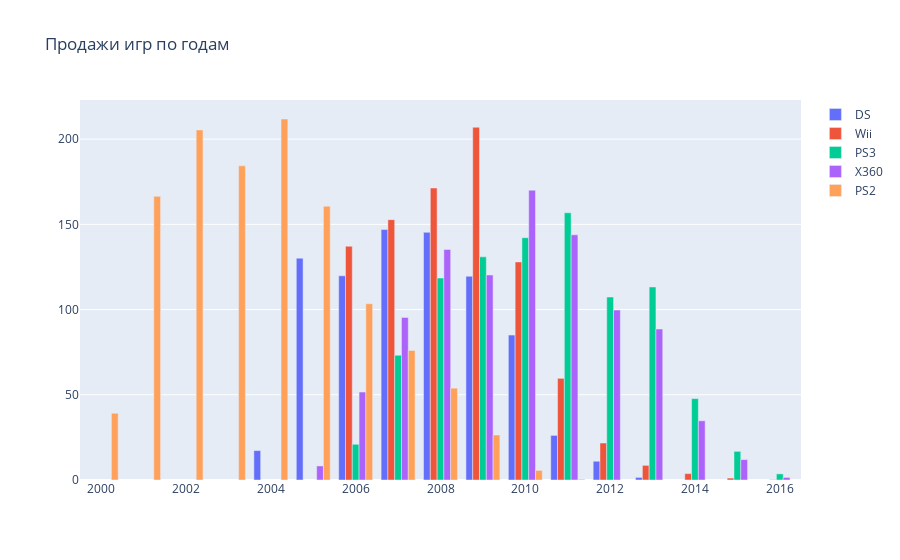

Notebook cell for this chart:
### Markdown cell above
# Как менялись продажи по платформам? Выберем платформы с наибольшими суммарными продажами и построим распределение по годам. Ответим на вопрос: за какой характерный срок появляются новые и исчезают старые платформы?

### Code cell
platforms_leaders = df_1994.groupby('platform')['total_sales'].sum().sort_values()[-5:].index.tolist() #топ5 платформ

data = []

for platform in platforms_leaders:
    data.append(
        go.Bar(x=df_1994[df_1994.platform==platform].groupby("year_of_release")['total_sales'].sum().index,
               y=df_1994[df_1994.platform==platform].groupby("year_of_release")['total_sales'].sum(),
               name=platform)
    )
layout = {'title': 'Продажи игр по годам'}
    
fig = go.Figure(data=data, layout=layout)
fig.show()

### Figure 1 — Plotly figure (JSON) as saved in the notebook; plotly's stock layout.template omitted (floating-point values rounded to 4 significant figures)
{"data": [{"name": "DS", "type": "bar", "x": [2004, 2005, 2006, 2007, 2008, 2009, 2010, 2011, 2012, 2013], "y": [17.27, 130.1, 119.8, 146.9, 145.3, 119.5, 85.02, 26.18, 11.01, 1.54]}, {"name": "Wii", "type": "bar", "x": [2006, 2007, 2008, 2009, 2010, 2011, 2012, 2013, 2014, 2015, 2016], "y": [137.1, 152.8, 171.3, 207.0, 128.0, 59.65, 21.71, 8.59, 3.75, 1.14, 0.18]}, {"name": "PS3", "type": "bar", "x": [2006, 2007, 2008, 2009, 2010, 2011, 2012, 2013, 2014, 2015, 2016], "y": [20.96, 73.19, 118.5, 130.9, 142.2, 156.8, 107.4, 113.2, 47.76, 16.82, 3.6]}, {"name": "X360", "type": "bar", "x": [2005, 2006, 2007, 2008, 2009, 2010, 2011, 2012, 2013, 2014, 2015, 2016], "y": [8.25, 51.62, 95.41, 135.3, 120.3, 170.0, 143.8, 99.74, 88.58, 34.74, 11.96, 1.52]}, {"name": "PS2", "type": "bar", "x": [2000, 2001, 2002, 2003, 2004, 2005, 2006, 2007, 2008, 2009, 2010, 2011], "y": [39.17, 166.4, 205.4, 184.3, 211.8, 160.7, 103.4, 75.99, 53.9, 26.4, 5.64, 0.45]}], "layout": {"title": {"text": "Продажи игр по годам"}}}
